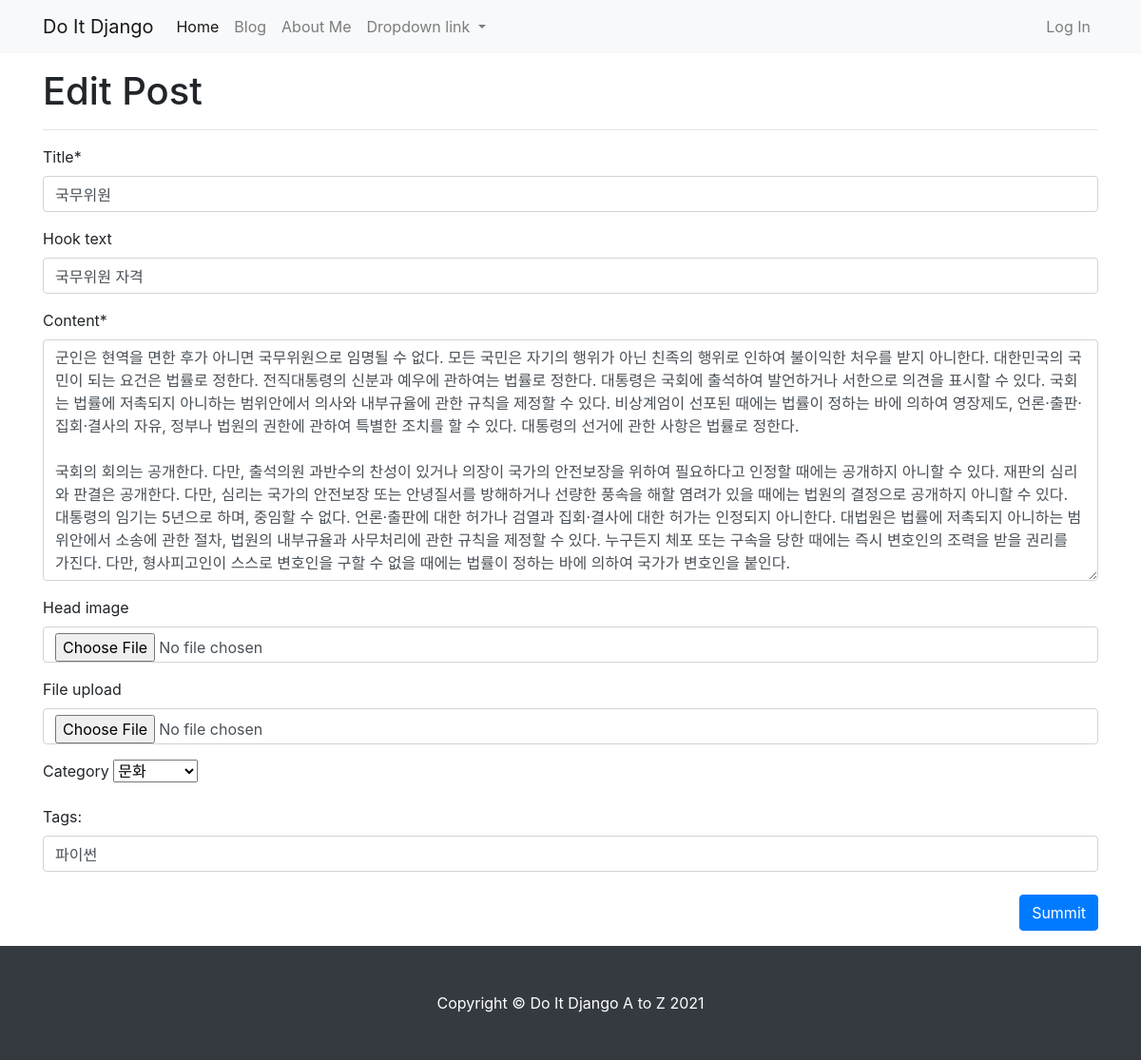
/blog/update_post/1/ (signed in), run on the app's committed database.
### blog/models.py (models this page shows, shortened)
class Post(models.Model):
    title = models.CharField(max_length=30)
    hook_text = models.CharField(max_length=100, blank=True)
    content = MarkdownxField()
    head_image = models.ImageField(upload_to='blog/images/%Y/%m/%d/', blank=True)
    file_upload = models.FileField(upload_to='blog/files/%Y/%m/%d/', blank=True)
    created_at = models.DateTimeField(auto_now_add=True)
    updated_at = models.DateTimeField(auto_now=True)
    author = models.ForeignKey(User, null=True, on_delete=models.SET_NULL)
    category = models.ForeignKey(Category, null=True, blank=True, on_delete=models.SET_NULL)
    tags = models.ManyToManyField(Tag, blank=True)

class Tag(models.Model):
    name = models.CharField(max_length=50)
    slug = models.SlugField(max_length=200, unique=True, allow_unicode=True)

### blog/views.py (the view, shortened to what this page needs)
# urls.py: path('update_post/<int:pk>/', views.PostUpdate.as_view()),
class PostUpdate(LoginRequiredMixin, UpdateView):
    model = Post
    fields = ["title", "hook_text", "content", "head_image", "file_upload", "category"]
    template_name = "blog/post_update_form.html"
    def get_context_data(self, **kwargs):
        context = super(PostUpdate, self).get_context_data()
        if self.object.tags.exists():
            tags_str_list = list()
            for t in self.object.tags.all():
                tags_str_list.append(t.name)
            context["tags_str_default"] = "; ".join(tags_str_list)
        return context
    def dispatch(self, request, *args, **kwargs):
        if request.user.is_authenticated and request.user == self.get_object().author:
            return super(PostUpdate, self).dispatch(request, *args, **kwargs)
        else:
            raise PermissionDenied

### blog/models.py (called while the page is built)
    def __str__(self):
        return self.name

### blog/templates/blog/post_update_form.html (shortened to what this page needs)
{% extends 'blog/base_full_width.html' %}
{% load crispy_forms_tags %}
{% block main_area %}
    <h1>Edit Post</h1>
    <hr />
    <form method="post" enctype="multipart/form-data">{% csrf_token %}
        {{ form | crispy }}
        <div id="div_id_tags_str">
            <label for="id_tags_str">Tags:</label>
            <input type="text" name="tags_str" id="id_tags_str"
                   class="textinput textInput form-control"
                   value="{{ tags_str_default }}">
        </div>
        <br/>
        <button type="submit" class="btn btn-primary float-right">Summit</button>
    </form>
{% endblock %}

### data on the page
Post: title "국무위원", hook_text "국무위원 자격", content "군인은 현역을 면한 후가 아니면 국무위원으로 임명될 수 없다. 모든 국민은 자기의 행위가 아닌 친족의 행위로 인하여 불이익한 처우를 받지 아니한다. 대한민국의 국민이 되는 요건은 법률로 정한다. 전직대통령의 신분과 예우에 관하여는 법률로 정한다. 대통령은 국회에 출석하여 발언하거나 서한으로 의견을 표시할 수 있다. 국회는 법률에 저촉되지 아니하는 범위안에서 의사와 내부규율에 관한 규칙을 제정할 수 있다. 비상계엄이 선포된 때에는 법률이 정하는 바에 의하여 영장제도, 언론·출판·집회·결사의 자유, 정부나 법원의 권한에 관하여 특별한 조치를 할 수 있다. 대통령의 선거에 관한 사항은 법률로 정한다. 국회의 회의는 공개한다. 다만, 출석의원 과반수의 찬성이 있거나 의장이 국가의 안전보장을 위하여 필요하다고 인정할 때에는 공개하지 아니할 수 있다. 재판의 심리와 판결은 공개한다. 다만, 심리는 국가의 안전보장 또는 안녕질서를 방해하거나 선량한 풍속을 해할 염려가 있을 때에는 법원의 결정으로 공개하지 아니할 수 있다. 대통령의 임기는 5년으로 하며, 중임할 수 없다. 언론·출판에 대한 허가나 검열과 집회·결사에 대한 허가는 인정되지 아니한다. 대법원은 법률에 저촉되지 아니하는 범위안에서 소송에 관한 절차, 법원의 내부규율과 사무처리에 관한 규칙을 제정할 수 있다. 누구든지 체포 또는 구속을 당한 때에는 즉시 변호인의 조력을 받을 권리를…", category "문화"
Tag: tags_str "파이썬"
